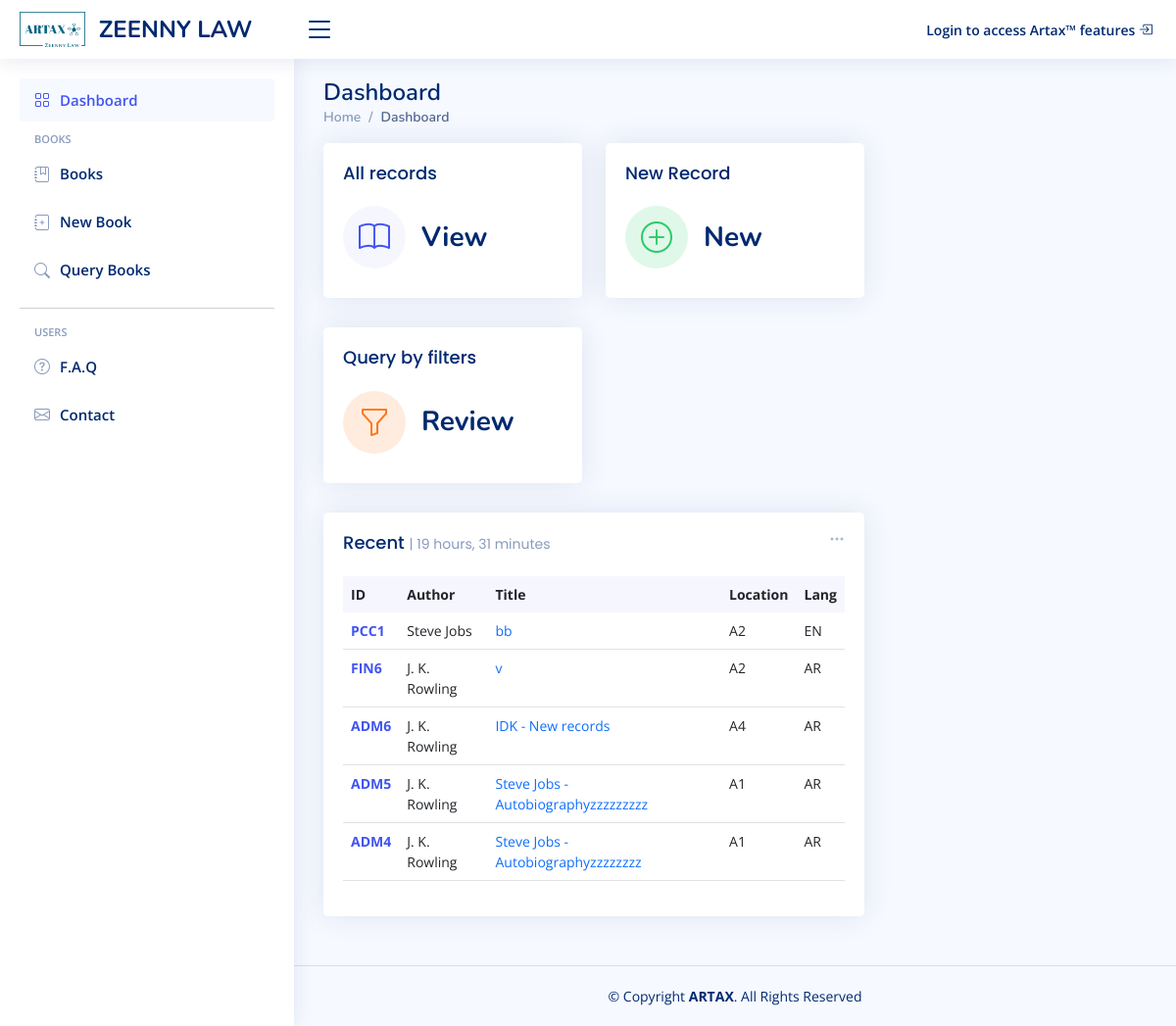
The page / on the database its author committed.
### artax/models.py (models this page shows, shortened)
class Book(models.Model, DirtyFieldsMixin):
    lib_id = models.CharField(max_length=50, default="ABC123")
    author = models.ForeignKey("Author", models.PROTECT, related_name="book")
    title = models.CharField(max_length=250)
    subject = models.TextField(null=True)
    type = models.ForeignKey("Type", models.PROTECT, related_name="book")
    section = models.CharField(max_length=250)
    location = models.ForeignKey("Location", models.PROTECT, related_name="book", null=True)
    publisher = models.CharField(max_length=250)
    publishing_date = models.CharField(max_length=250, null=True)
    purchase_date = models.DateField(null=True, blank=True)
    summary = models.FileField(upload_to=functools.partial(custom_cover_filename, object="summary"), blank=True, null=True)
    cover = models.ImageField(upload_to=functools.partial(custom_cover_filename, object="cover"), blank=True, null=True)
    isbn = models.CharField(max_length=14, blank=True, null=True)
    number_of_copies = models.IntegerField()
    language = models.ForeignKey("Language", models.SET_NULL, related_name="book", null=True)
    date_of_registration = models.DateField(default=datetime.today)
    registrator = models.ForeignKey(User, models.SET_NULL, null=True, related_name="book_registrator")
    last_editor = models.ForeignKey(User, models.SET_NULL, null=True, related_name="book_latest_editor")
    last_edit_time = models.DateTimeField()

class Author(models.Model):
    name = models.CharField(max_length=200)

class Location(models.Model):
    code = models.CharField(max_length=200)

class Language(models.Model):
    name = models.CharField(max_length=250)
    code = models.CharField(max_length=3)

### artax/views.py (the view, shortened to what this page needs)
# urls.py: path("", views.index, name="index"),
def index(request):
    books = Book.objects.all().order_by('id')[::-1]
    last_books = books[:5]
    context = {'latest_books': last_books, 'logs': []}
    with open(book_logger.handlers[0].baseFilename, 'r') as logs:
        log_lines = logs.readlines()
    return render(request, "artax/dashboard.html", context)

### artax/templatetags/custom_tags.py (called while the page is built)
@register.simple_tag(takes_context=True)
def nav_link(context, link, text, icon):
    if context['request'].resolver_match.view_name.endswith(link):
        nav_class = 'nav-item'
        link_class = 'nav-link'
    else:
        nav_class = 'nav-item collapsed'
        link_class = 'nav-link collapsed'
    url = context['request'].build_absolute_uri(reverse(link))
    return mark_safe(f"""<li class="{nav_class}"><a class="{link_class}" href="{url}"><i class="bi bi-{icon}"></i><span>{text}</span></a></li>""")

### artax/templates/artax/dashboard.html (shortened to what this page needs)
{% extends "artax/layout.html" %}
{% load static %}
{% load humanize %}
{% block content %}
  <main id="main" class="main">
    <div class="pagetitle">
      <h1>Dashboard</h1>
      <nav>
        <ol class="breadcrumb">
          <li class="breadcrumb-item"><a href="{% url 'index' %}">Home</a></li>
          <li class="breadcrumb-item active">Dashboard</li>
        </ol>
      </nav>
    </div>
    <section class="section dashboard">
      <div class="row">
        <div class="col-lg-8">
          <div class="row">
            <div class="col-xxl-4 col-md-6" onclick="window.location.href='{% url 'all_books' %}'" style="cursor: pointer">
              <div class="card info-card sales-card">
                <div class="card-body">
                  <h5 class="card-title">All records</h5>
                  <div class="d-flex align-items-center">
                    <div class="card-icon rounded-circle d-flex align-items-center justify-content-center">
                      <i class="bi bi-book"></i>
                    </div>
                    <div class="ps-3">
                      <h6>View</h6>
                    </div>
                  </div>
                </div>
              </div>
            </div>
            <div class="col-xxl-4 col-md-6" onclick="window.location.href='{% url 'new_book' %}'" style="cursor: pointer">
              <div class="card info-card revenue-card">
                <div class="card-body">
                  <h5 class="card-title">New Record</h5>
                  <div class="d-flex align-items-center">
                    <div class="card-icon rounded-circle d-flex align-items-center justify-content-center">
                      <i class="bi bi-plus-circle"></i>
                    </div>
                    <div class="ps-3">
                      <h6>New</h6>
                    </div>
                  </div>
                </div>
              </div>
            </div>
            <div class="col-xxl-4 col-md-6" onclick="window.location.href='{% url 'book_queries' %}'" style="cursor: pointer">
              <div class="card info-card customers-card">
                <div class="card-body">
                  <h5 class="card-title">Query by filters</h5>
                  <div class="d-flex align-items-center">
                    <div class="card-icon rounded-circle d-flex align-items-center justify-content-center">
                      <i class="bi bi-funnel"></i>
                    </div>
                    <div class="ps-3">
                      <h6>Review</h6>
                    </div>
                  </div>
                </div>
              </div>
            </div>
            <div class="col-12">
              <div class="card recent-sales overflow-auto">
                <div class="filter">
                  <a class="icon" href="#" data-bs-toggle="dropdown"><i class="bi bi-three-dots"></i></a>
                </div>
                <div class="card-body">
                {% with latest_books.0 as book %}
                  <h5 class="card-title">Recent <span>| {{ book.date_of_registration|timesince }} </span></h5>
                {% endwith %}
                  <table class="table datatable">
                    <thead>
                      <tr>
                        <th scope="col">ID</th>
                        <th scope="col">Author</th>
                        <th scope="col">Title</th>
                        <th scope="col">Location</th>
                        <th scope="col">Lang</th>
                      </tr>
                    </thead>
                    <tbody>
                    {% for book in latest_books %}
                      <tr  class="clickable" onclick="window.location='{% url 'show_book' book_id=book.id %}'" style="cursor: pointer;">
                        <th scope="row"><a href="{% url 'show_book' book_id=book.id %}">{{ book.lib_id }}</a></th>
                        <td>{{ book.author.name }}</td>
                        <td><a href="#" class="text-primary">{{ book.title }}</a></td>
                        <td>{{ book.location.code }}</td>
                        <td>{{ book.language.code }}</td>
                      </tr>
                    {% endfor %}
                    </tbody>
                  </table>
                </div>
              </div>
            </div>
          </div>
        </div>
      </div>
    </section>
  </main>
{% endblock %}

### artax/static/artax/css/style.css (style rules this page uses)
:root { scroll-behavior: smooth; }
body { font-family: "Open Sans", sans-serif; background: #f6f9ff; color: #444444; }
a { color: #4154f1; text-decoration: none; }
h1, h2, h3, h4, h5, h6 { font-family: "Nunito", sans-serif; }
#main { margin-top: 60px; padding: 20px 30px; transition: all 0.3s; }
.pagetitle { margin-bottom: 10px; }
.pagetitle h1 { font-size: 24px; margin-bottom: 0; font-weight: 600; color: #012970; }
.card { margin-bottom: 30px; border: none; border-radius: 5px; box-shadow: 0px 0 30px rgba(1, 41, 112, 0.1); }
.card-title { padding: 20px 0 15px 0; font-size: 18px; font-weight: 500; color: #012970; font-family: "Poppins", sans-serif; }
.card-title span { color: #899bbd; font-size: 14px; font-weight: 400; }
.card-body { padding: 0 20px 20px 20px; }
.breadcrumb { font-size: 14px; font-family: "Nunito", sans-serif; color: #899bbd; font-weight: 600; }
.breadcrumb a { color: #899bbd; transition: 0.3s; }
.breadcrumb .breadcrumb-item::before { color: #899bbd; }
.breadcrumb .active { color: #51678f; font-weight: 600; }
@media (min-width: 1200px) { #main, #footer { margin-left: 300px; } }
.sidebar-nav li { padding: 0; margin: 0; list-style: none; }
.sidebar-nav .nav-item { margin-bottom: 5px; }
.sidebar-nav .nav-link { display: flex; align-items: center; font-size: 15px; font-weight: 600; color: #4154f1; transition: 0.3; background: #f6f9ff; padding: 10px 15px; border-radius: 4px; }
.sidebar-nav .nav-link i { font-size: 16px; margin-right: 10px; color: #4154f1; }
.sidebar-nav .nav-link.collapsed { color: #012970; background: #fff; }
.sidebar-nav .nav-link.collapsed i { color: #899bbd; }
.dashboard .filter { position: absolute; right: 0px; top: 15px; }
.dashboard .filter .icon { color: #aab7cf; padding-right: 20px; padding-bottom: 5px; transition: 0.3s; font-size: 16px; }
.dashboard .info-card { padding-bottom: 10px; }
.dashboard .info-card h6 { font-size: 28px; color: #012970; font-weight: 700; margin: 0; padding: 0; }
.dashboard .card-icon { font-size: 32px; line-height: 0; width: 64px; height: 64px; flex-shrink: 0; flex-grow: 0; }
.dashboard .sales-card .card-icon { color: #4154f1; background: #f6f6fe; }
.dashboard .revenue-card .card-icon { color: #2eca6a; background: #e0f8e9; }
.dashboard .customers-card .card-icon { color: #ff771d; background: #ffecdf; }
.dashboard .recent-sales { font-size: 14px; }
.dashboard .recent-sales .table thead { background: #f6f6fe; }
.dashboard .recent-sales .table thead th { border: 0; }

### rows shown on the page
Book: date_of_registration "19 hours, 31 minutes", lib_id "PCC1", author.name "Steve Jobs", title "bb", location.code "A2", language.code "EN"
Book: lib_id "FIN6", author.name "J. K. Rowling", title "v", location.code "A2", language.code "AR"
Book: lib_id "ADM6", author.name "J. K. Rowling", title "IDK - New records", location.code "A4", language.code "AR"
Book: lib_id "ADM5", author.name "J. K. Rowling", title "Steve Jobs - Autobiographyzzzzzzzzz", location.code "A1", language.code "AR"
Book: lib_id "ADM4", author.name "J. K. Rowling", title "Steve Jobs - Autobiographyzzzzzzzz", location.code "A1", language.code "AR"
